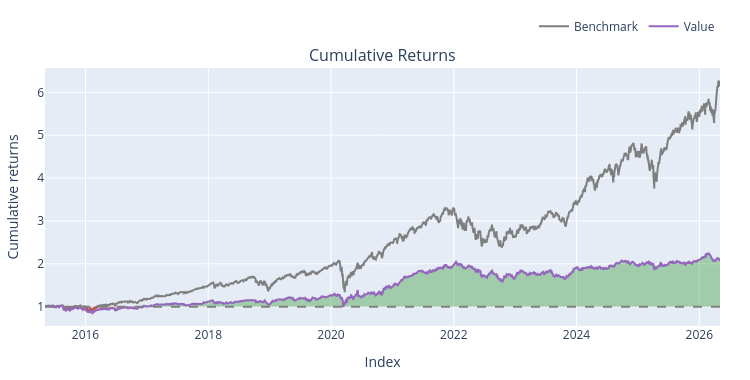

Notebook code for this chart:
### Markdown cell above
### Volume crossover strategy using VWAP (Volume Weighted Average Price)

### Code cell
macd_dict = {}
signal_dict = {}
hist_dict = {}
rsi_dict = {}
vwap_dict = {}

for ticker in close_df.columns:

    prices = close_df[ticker].to_numpy(dtype=np.float64)
    low = low_df[ticker].to_numpy(dtype=np.float64)
    high = high_df[ticker].to_numpy(dtype=np.float64)
    volume = volume_df[ticker].to_numpy(dtype=np.float64)

    macd, signal, hist = talib.MACD(
        prices,
        fastperiod=12,
        slowperiod=26,
        signalperiod=9
    )

    rsi = talib.RSI(
        prices,
        timeperiod=14
    )

    vwap = talib.VWAP(high=high, low=low, close=prices, volume=volume)

    macd_dict[ticker] = macd
    signal_dict[ticker] = signal
    hist_dict[ticker] = hist
    rsi_dict[ticker] = rsi
    vwap_dict[ticker] = vwap

macd_df = pd.DataFrame(macd_dict, index=close_df.index)
signal_df = pd.DataFrame(signal_dict, index=close_df.index)
hist_df = pd.DataFrame(hist_dict, index=close_df.index)
rsi_df = pd.DataFrame(rsi_dict, index = close_df.index )
vwap_df = pd.DataFrame(vwap_dict, index = close_df.index)

entries = ((close_df > vwap_df) &
    (close_df.shift(1) <= vwap_df.shift(1))).shift(1).fillna(False).astype(bool)

exits = ((close_df < vwap_df) &
    (close_df.shift(1) >= vwap_df.shift(1))).shift(1).fillna(False).astype(bool)


backtest1 = vbt.Portfolio.from_signals(
    close=close_df,
    entries=entries,
    exits=exits,
    init_cash=100_000.0,
    size=0.1,                         
    size_type='percent',
    cash_sharing=True,                 
    group_by=True,                     
    freq='1D',
    fees=0.001,
    sl_stop = 0.10,
    tp_stop = 0.10
       
)


print(backtest1.stats())
backtest1.plot().show()

### Figure 1 — Plotly figure (JSON) as saved in the notebook; plotly's stock layout.template omitted (floating-point values rounded to 4 significant figures; data arrays with more than 128 entries replaced by an {"elided": "..."} marker saying what was removed)
{"data": [{"legendgroup": "0", "line": {"color": "#7f7f7f"}, "name": "Benchmark", "showlegend": true, "type": "scatter", "uid": "d4510494-cad2-4480-a2bd-f401a95f71bc", "x": {"elided": "2766 str values"}, "xaxis": "x", "y": {"elided": "2766 float values"}, "yaxis": "y"}, {"hoverinfo": "skip", "legendgroup": "1", "line": {"color": "rgba(0, 0, 0, 0)", "width": 0}, "opacity": 0, "showlegend": false, "type": "scatter", "uid": "50138e2f-6d40-4c28-976a-8c8c2ea3fd6c", "x": {"elided": "2766 str values"}, "xaxis": "x", "y": {"elided": "2766 int values"}, "yaxis": "y"}, {"connectgaps": false, "fill": "tonexty", "fillcolor": "rgba(0, 128, 0, 0.3)", "hoverinfo": "skip", "legendgroup": "1", "line": {"color": "rgba(0, 0, 0, 0)", "width": 0}, "opacity": 0, "showlegend": false, "type": "scatter", "uid": "1e9bbf62-38a1-4a1b-8b18-021b0fda92f8", "x": {"elided": "2766 str values"}, "xaxis": "x", "y": {"elided": "2766 float values"}, "yaxis": "y"}, {"hoverinfo": "skip", "legendgroup": "1", "line": {"color": "rgba(0, 0, 0, 0)", "width": 0}, "opacity": 0, "showlegend": false, "type": "scatter", "uid": "0fabb04c-bfb8-4882-a029-a5fffa56e8ba", "x": {"elided": "2766 str values"}, "xaxis": "x", "y": {"elided": "2766 int values"}, "yaxis": "y"}, {"connectgaps": false, "fill": "tonexty", "fillcolor": "rgba(255, 0, 0, 0.3)", "hoverinfo": "skip", "legendgroup": "1", "line": {"color": "rgba(0, 0, 0, 0)", "width": 0}, "opacity": 0, "showlegend": false, "type": "scatter", "uid": "dab20ce7-5422-42ba-b066-f69a3e61e122", "x": {"elided": "2766 str values"}, "xaxis": "x", "y": {"elided": "2766 float values"}, "yaxis": "y"}, {"legendgroup": "2", "line": {"color": "#9467bd"}, "name": "Value", "showlegend": true, "type": "scatter", "uid": "091fca3b-3e1b-4042-a9ba-42e7bd19be0e", "x": {"elided": "2766 str values"}, "xaxis": "x", "y": {"elided": "2766 float values"}, "yaxis": "y"}, {"hoverinfo": "skip", "legendgroup": "1", "line": {"color": "rgba(0, 0, 0, 0)", "width": 0}, "opacity": 0, "showlegend": false, "type": "scatter", "uid": "b6fdafb4-69a7-4691-9e8f-e211574dc75a", "x": {"elided": "2766 str values"}, "xaxis": "x", "y": {"elided": "2766 int values"}, "yaxis": "y"}], "layout": {"annotations": [{"font": {"size": 16}, "showarrow": false, "text": "Cumulative Returns", "x": 0.5, "xanchor": "center", "xref": "paper", "y": 1, "yanchor": "bottom", "yref": "paper"}], "height": 380, "legend": {"orientation": "h", "traceorder": "normal", "x": 1, "xanchor": "right", "y": 1.105, "yanchor": "bottom"}, "margin": {"b": 30, "l": 30, "r": 30, "t": 30}, "shapes": [{"line": {"color": "gray", "dash": "dash"}, "type": "line", "x0": 0, "x1": 1, "xref": "paper", "y0": 1, "y1": 1, "yref": "y"}], "showlegend": true, "width": 750, "xaxis": {"anchor": "y", "domain": [0, 1], "title": {"text": "Index"}}, "yaxis": {"anchor": "x", "domain": [0, 1], "title": {"text": "Cumulative returns"}}}}
